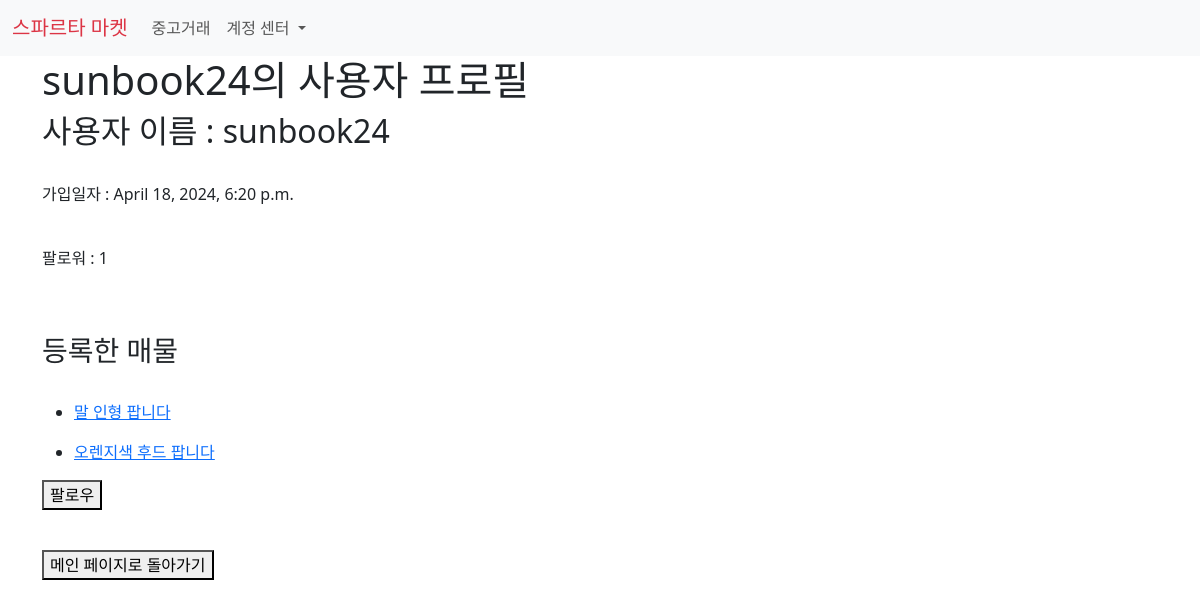
The page /users/profile/sunbook24/ on the database its author committed.
### accounts/models.py (models this page shows)
class User(AbstractUser):
    followings = models.ManyToManyField(
        "self", related_name="followers", symmetrical=False
    )

### products/models.py (models this page shows, shortened)
class Product(models.Model):
    title = models.CharField(max_length=50)
    content = models.TextField()
    created_at = models.DateTimeField(auto_now_add=True)
    updated_at = models.DateTimeField(auto_now=True)
    image = models.ImageField(upload_to = "images/", blank=True)
    author = models.ForeignKey(
        settings.AUTH_USER_MODEL,
        on_delete = models.CASCADE,
        related_name="products"
        )
    like_users = models.ManyToManyField(
        settings.AUTH_USER_MODEL, related_name="like_products"
    )

### users/views.py (the view)
# urls.py: path("profile/<str:username>/", views.profile, name="profile"),
def profile(request, username):
    member = get_object_or_404(get_user_model(), username=username)
    context = {
        "member":member
    }
    return render(request, "profile.html", context)

### users/templates/profile.html (shortened to what this page needs)
{% extends "base.html" %}
{% block content %}
<h1>{{ member.username }}의 사용자 프로필</h1>
<div>
    <h2>사용자 이름 : {{ member.username }}</h2><br>
    <p>가입일자 : {{ member.date_joined }}</p><br>
    <p>
        팔로워 : {{ member.followers.count }}<br>
    </p><br><br>
    <h3>등록한 매물</h3><br>
    <ul>
        {% for product in member.products.all %}
        <li><a href="{% url "product_detail" product.pk %}">
            <p>{{ product.title }}</p>
        </a></li>
        {% endfor %}
    </ul>
    {% if request.user != member %}
        <form action="{% url "follow" member.pk%}" method="POST">
            {% if request.user in member.followers.all %}
                <button type="submit">팔로우 취소</button>
            {% else %}
                <button type="submit">팔로우</button>
            {% endif %}
        </form>
    {% endif %}
</p><br>
<a href="{% url "index" %}"><button>메인 페이지로 돌아가기</button></a>
{% endblock content %}

### rows shown on the page
User: username "sunbook24", date_joined "April 18, 2024, 6:20 p.m.", followers.count "1"
Product: title "말 인형 팝니다"
Product: title "오렌지색 후드 팝니다"
